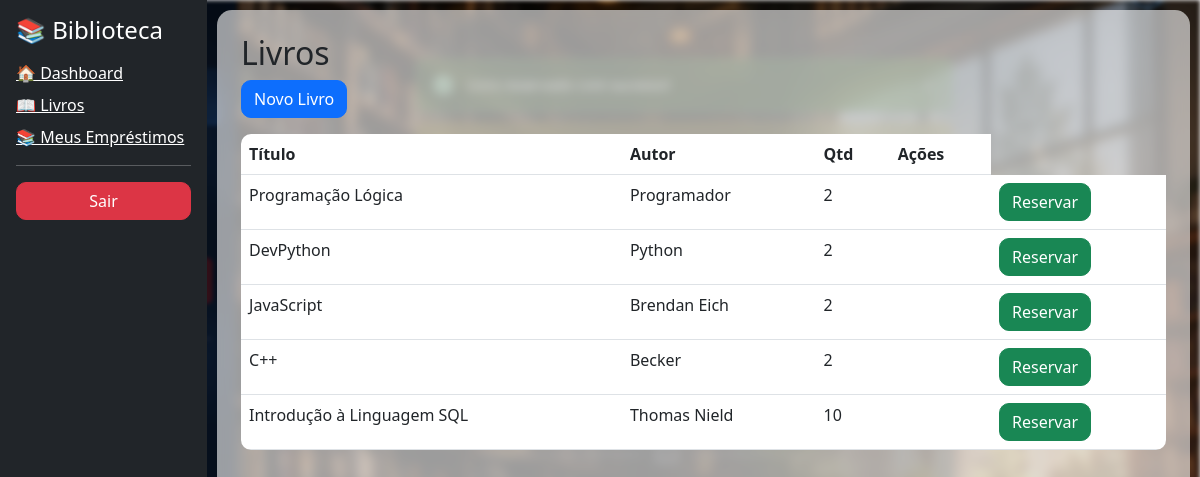
The app's page /livros/ (signed in) with its own data.
### core/models.py (models this page shows, shortened)
class Livro(models.Model):
    titulo = models.CharField(max_length=200)
    autor = models.CharField(max_length=100)
    isbn = models.CharField(max_length=20)
    quantidade = models.IntegerField()

### core/views.py (the view)
# urls.py: path('livros/', views.listar_livros, name='listar_livros'),
@login_required
def listar_livros(request):
    livros = Livro.objects.all()
    return render(request, 'livros/listar.html', {'livros': livros})

### core/templates/livros/listar.html (shortened to what this page needs)
{% extends 'index.html' %}
{% block content %}
<h2>Livros</h2>
<a href="/livros/novo/" class="btn btn-primary mb-3">Novo Livro</a>
<table class="table table-hover">
<tr>
<th>Título</th>
<th>Autor</th>
<th>Qtd</th>
<th>Ações</th>
</tr>
{% for livro in livros %}
<tr>
<td>{{ livro.titulo }}</td>
<td>{{ livro.autor }}</td>
<td>{{ livro.quantidade }}</td>
 <td>
    </td>
<td>
        {% if user.is_staff %}
            <a href="/livros/editar/{{ livro.id }}">Editar</a>
            <a href="/livros/excluir/{{ livro.id }}">Excluir</a>
        {% else %}
            {% if livro.quantidade > 0 %}
                <a href="/emprestar/?livro={{ livro.id }}" class="btn btn-success">Reservar</a>
            {% else %}
                <span class="badge bg-danger">Indisponível</span>
            {% endif %}
        {% endif %}
    </td>
</tr>
{% endfor %}
</table>
{% endblock %}

### core/templates/index.html (style rules this page uses)
.btn { border-radius: 10px; }
table { border-radius: 10px; overflow: hidden; }

### records on screen
Livro: titulo "Programação Lógica", autor "Programador", quantidade "2"
Livro: titulo "DevPython", autor "Python", quantidade "2"
Livro: titulo "JavaScript", autor "Brendan Eich", quantidade "2"
Livro: titulo "C++", autor "Becker", quantidade "2"
Livro: titulo "Introdução à Linguagem SQL", autor "Thomas Nield", quantidade "10"
